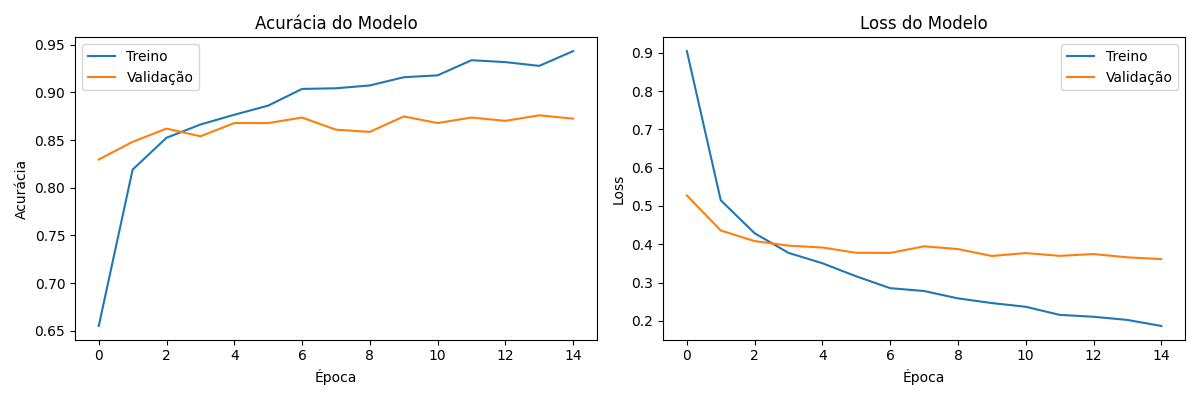
#> input picture images/Acuracia_Loss_modelo.png, 1200 x 400 px
$ python -i image_processor.py   (imports and definitions only)   (older library calls are emulated)
#> lines starting #> are read from the running program, lines starting #| are printed output that depends on the picture
import cv2
import numpy as np

class ImagePreprocessor:
    def __init__(self, target_size=(224, 224)):
        self.target_size = target_size

    def preprocess(self, image):
        # Redimensiona e normaliza imagem
        resized = cv2.resize(image, self.target_size)
        normalized = resized.astype(np.float32) / 255.0
        return normalized

    def extract_features(self, image):
        # Converte para uint8 para operações OpenCV
        img_uint8 = (image * 255).astype(np.uint8)
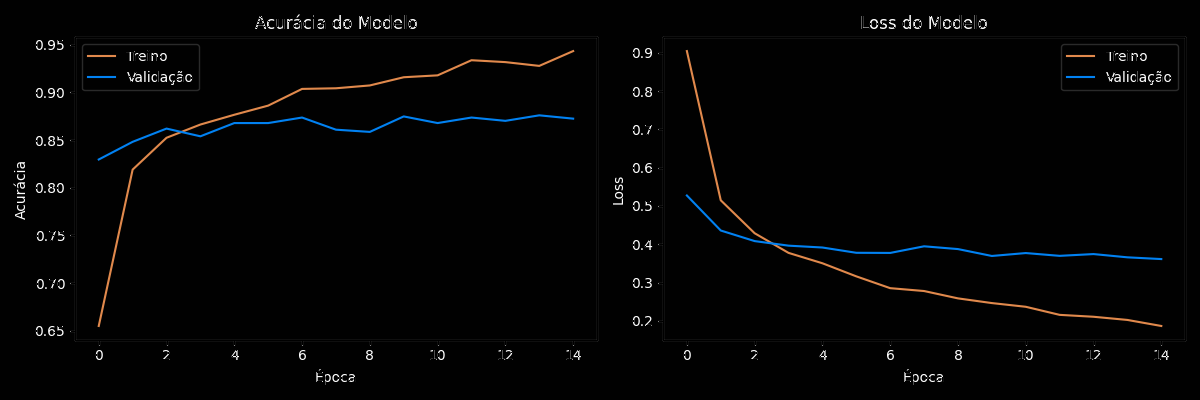
#> img_uint8: shape (400, 1200, 3); mean R, G, B 4.3, 4.4, 4.5
        gray = cv2.cvtColor(img_uint8, cv2.COLOR_RGB2GRAY)

        # Histograma de cores
        hist_r = cv2.calcHist([img_uint8], [0], None, [32], [0, 256])
#> hist_r = 32 values, max 461124 at index 0, min 173 at index 29, mean 15000
        hist_g = cv2.calcHist([img_uint8], [1], None, [32], [0, 256])
#> hist_g = 32 values, max 458259 at index 0, min 105 at index 21, mean 15000
        hist_b = cv2.calcHist([img_uint8], [2], None, [32], [0, 256])
#> hist_b = 32 values, max 458200 at index 0, min 159 at index 21, mean 15000

        # Características de textura
        texture = cv2.Laplacian(gray, cv2.CV_64F).var()
#> texture = 1954.8

        # Combina todas as características
        features = np.concatenate([hist_r.flatten(), hist_g.flatten(), hist_b.flatten(), [texture]])
#> features = 97 values, max 461124 at index 0, min 105 at index 53, mean 14865.5
        return features

>>> import cv2
>>> picture = cv2.cvtColor(cv2.imread('../../images/Acuracia_Loss_modelo.png'), cv2.COLOR_BGR2RGB)
>>> result = ImagePreprocessor().extract_features(picture)
#> result has the same summary as features in extract_features

$ run again, on images/daisy_098.png
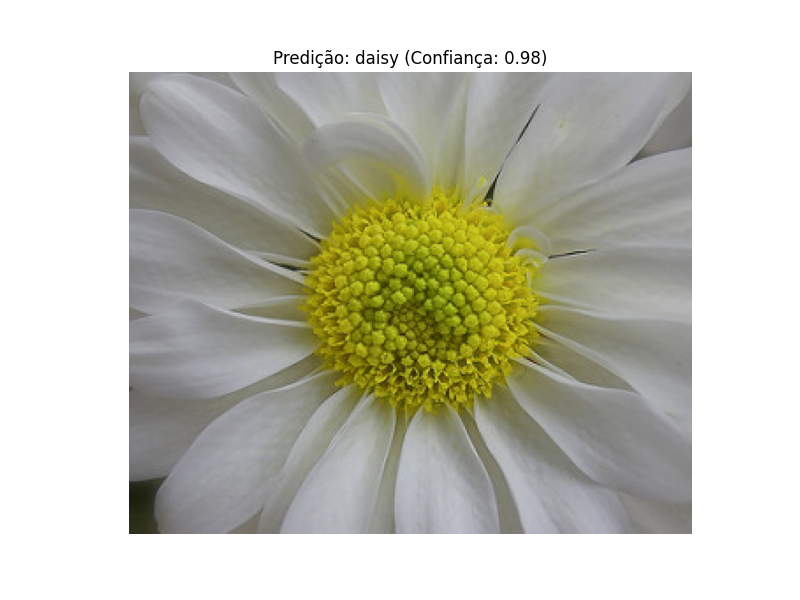
#> input picture images/daisy_098.png, 800 x 600 px
#> in extract_features, `img_uint8 = (image * 255).astype(np.uint8)`:
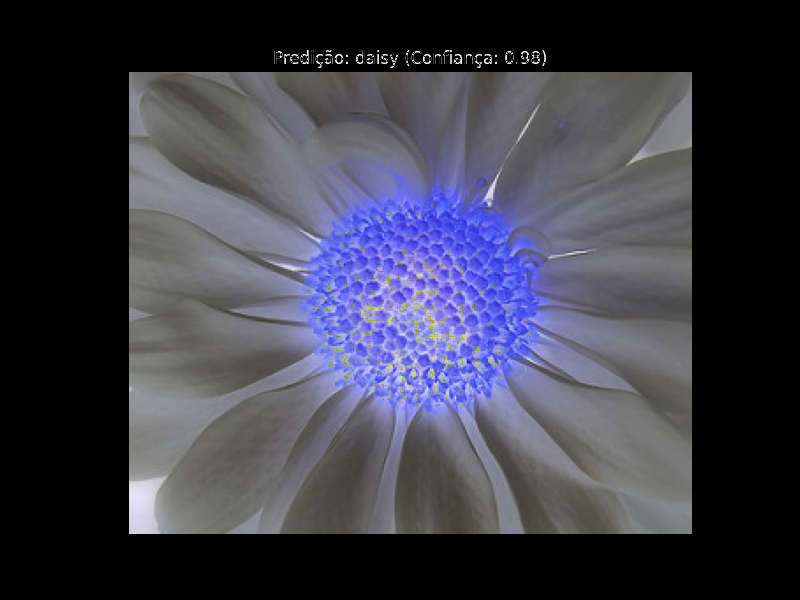
#> img_uint8: shape (600, 800, 3); mean R, G, B 60.1, 60.2, 73.1
#> in extract_features, `gray = cv2.cvtColor(img_uint8, cv2.COLOR_RGB2GRAY)`:
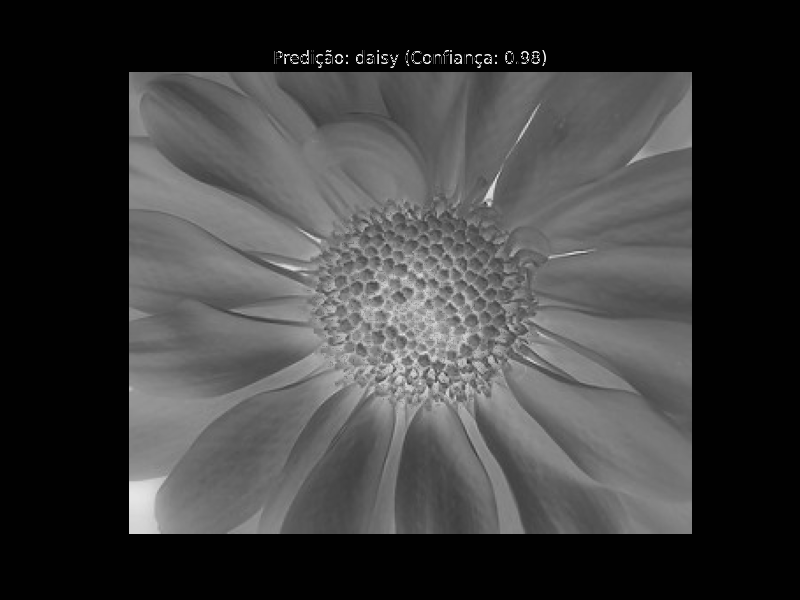
#> gray: shape (600, 800); min 0, max 255, mean 61.6
#> hist_r = 32 values, max 218533 at index 0, min 30 at index 1, mean 15000
#> hist_g has the same summary as hist_r
#> hist_b = 32 values, max 219916 at index 0, min 30 at index 1, mean 15000
#> texture = 610.4
#> features = 97 values, max 219916 at index 64, min 30 at index 1, mean 14851.7
#> result has the same summary as features in extract_features

$ run again, on images/dandelion_100.png
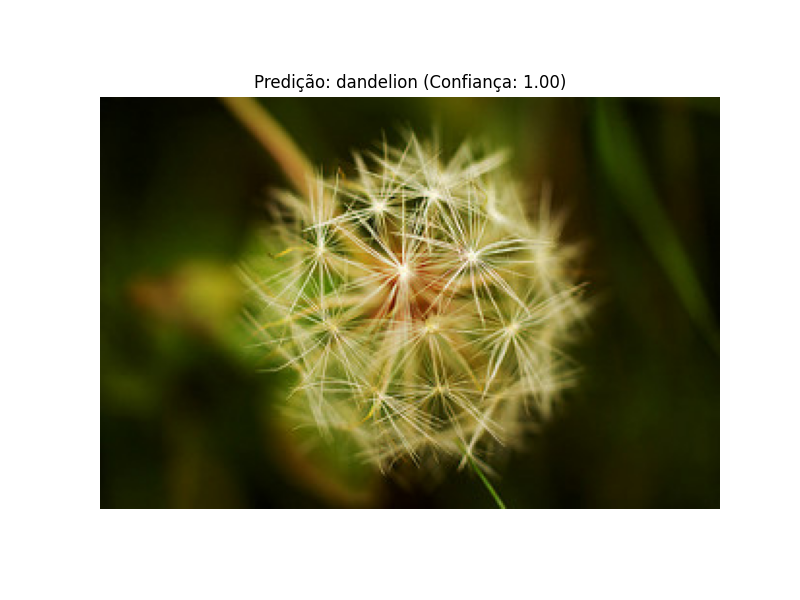
#> input picture images/dandelion_100.png, 800 x 600 px
#> in extract_features, `img_uint8 = (image * 255).astype(np.uint8)`:
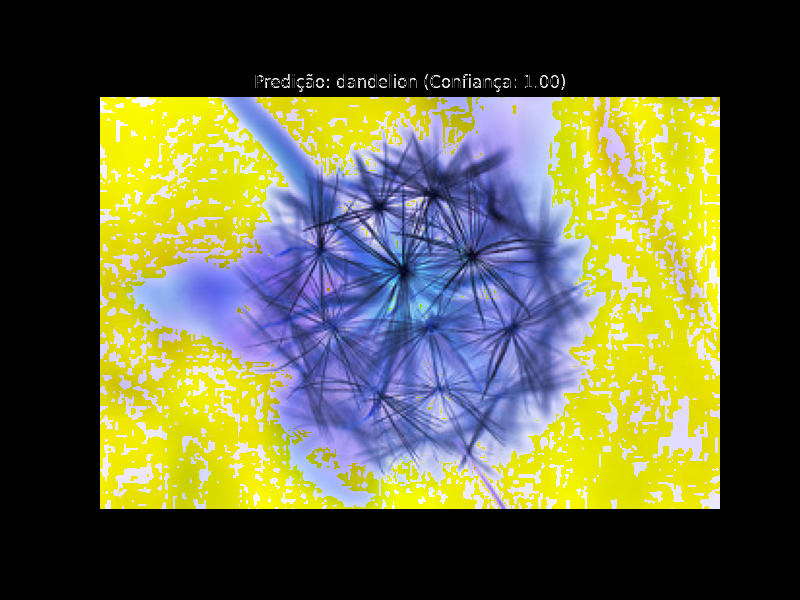
#> img_uint8: shape (600, 800, 3); mean R, G, B 96, 97.4, 65.5
#> in extract_features, `gray = cv2.cvtColor(img_uint8, cv2.COLOR_RGB2GRAY)`:
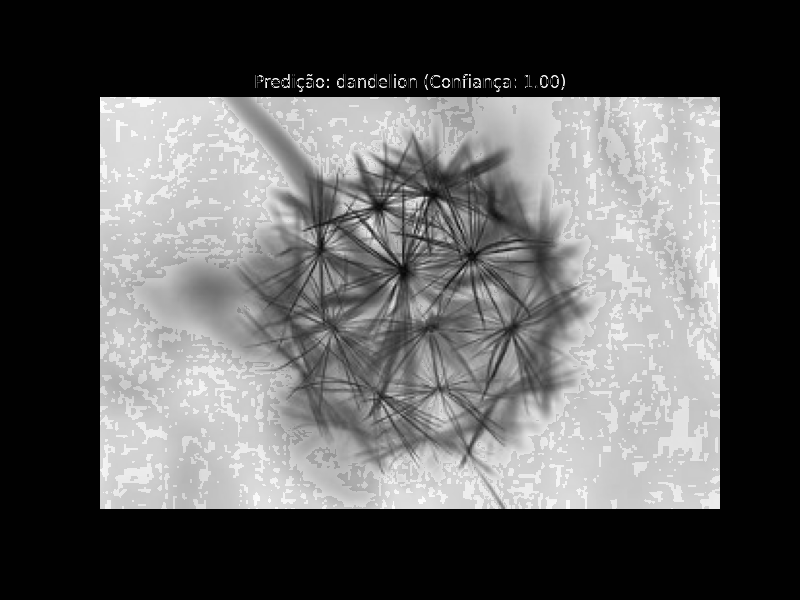
#> gray: shape (600, 800); min 0, max 255, mean 93.3
#> hist_r = 32 values, max 223147 at index 0, min 243 at index 1, mean 15000
#> hist_g = 32 values, max 223052 at index 0, min 184 at index 1, mean 15000
#> hist_b = 32 values, max 332067 at index 0, min 44 at index 1, mean 15000
#> texture = 1050.6
#> features = 97 values, max 332067 at index 64, min 44 at index 65, mean 14856.2
#> result has the same summary as features in extract_features

$ run again, on images/rose_060.png
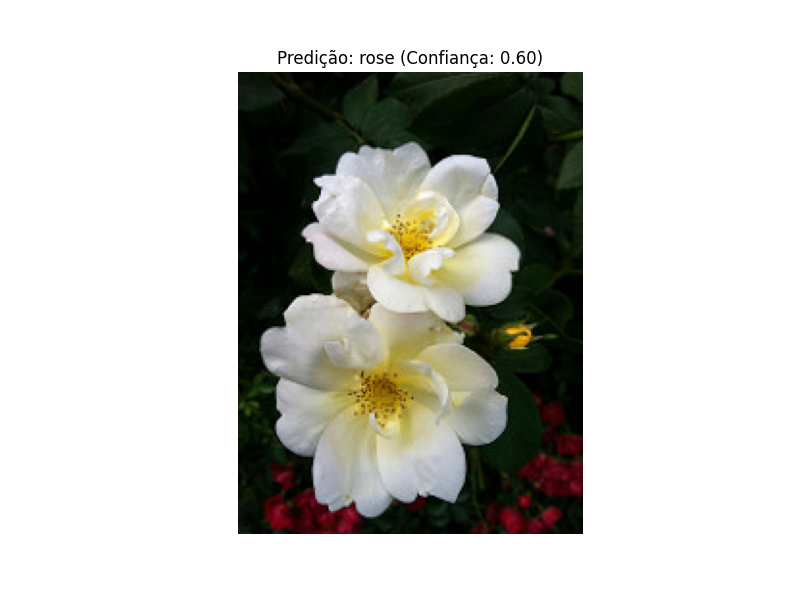
#> input picture images/rose_060.png, 800 x 600 px
#> in extract_features, `img_uint8 = (image * 255).astype(np.uint8)`:
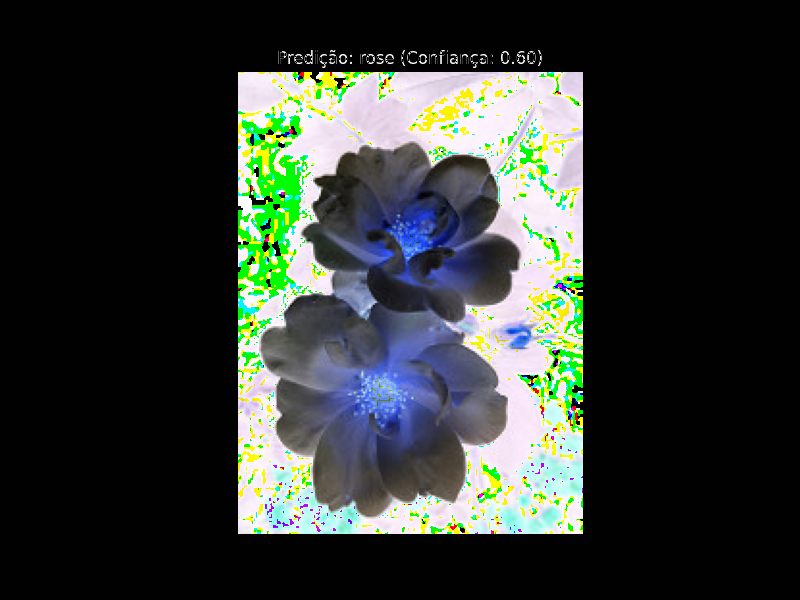
#> img_uint8: shape (600, 800, 3); mean R, G, B 50.4, 56.2, 51.9
#> in extract_features, `gray = cv2.cvtColor(img_uint8, cv2.COLOR_RGB2GRAY)`:
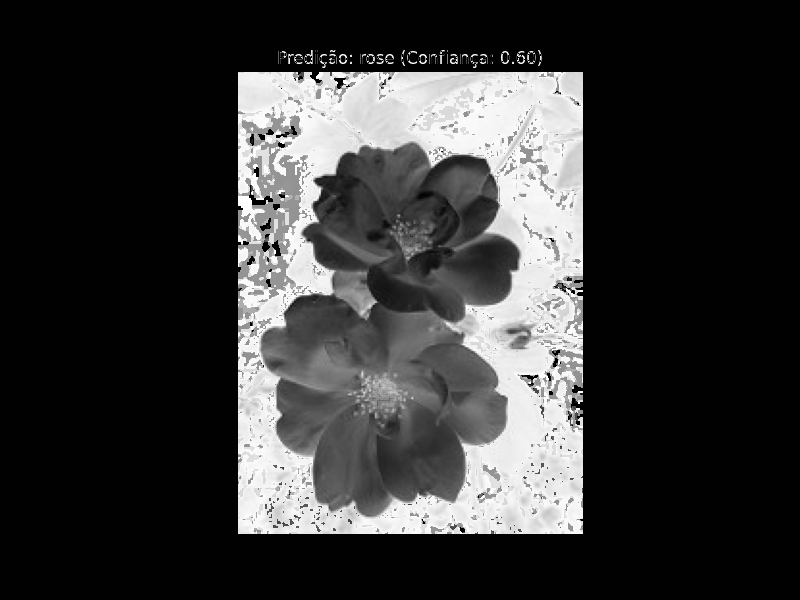
#> gray: shape (600, 800); min 0, max 255, mean 54
#> hist_r = 32 values, max 332662 at index 0, min 315 at index 1, mean 15000
#> hist_g = 32 values, max 321681 at index 0, min 183 at index 1, mean 15000
#> hist_b = 32 values, max 339904 at index 0, min 154 at index 1, mean 15000
#> texture = 1721.5
#> features = 97 values, max 339904 at index 64, min 154 at index 65, mean 14863.1
#> result has the same summary as features in extract_features
